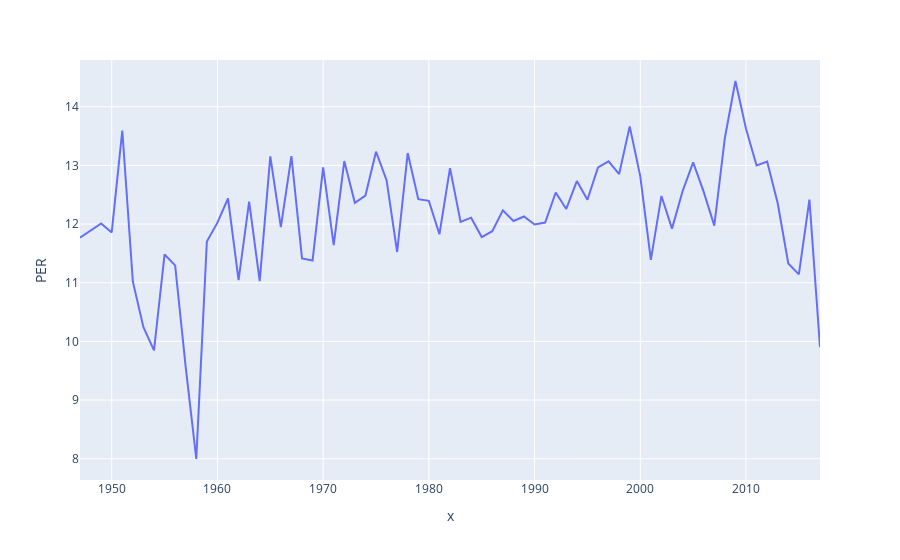

Here is the notebook cell this chart was saved with:
### Code cell
y= df.groupby(['year_start']).mean()
fig = px.line(y, x = y.index, y='PER')
fig.show()

### Figure 1 — Plotly figure (JSON) as saved in the notebook; plotly's stock layout.template omitted (floating-point values rounded to 4 significant figures)
{"data": [{"hoverlabel": {"namelength": 0}, "hovertemplate": "x=%{x}<br>PER=%{y}", "legendgroup": "", "line": {"color": "#636efa", "dash": "solid"}, "mode": "lines", "name": "", "showlegend": false, "type": "scatter", "x": [1947, 1948, 1949, 1950, 1951, 1952, 1953, 1954, 1955, 1956, 1957, 1958, 1959, 1960, 1961, 1962, 1963, 1964, 1965, 1966, 1967, 1968, 1969, 1970, 1971, 1972, 1973, 1974, 1975, 1976, 1977, 1978, 1979, 1980, 1981, 1982, 1983, 1984, 1985, 1986, 1987, 1988, 1989, 1990, 1991, 1992, 1993, 1994, 1995, 1996, 1997, 1998, 1999, 2000, 2001, 2002, 2003, 2004, 2005, 2006, 2007, 2008, 2009, 2010, 2011, 2012, 2013, 2014, 2015, 2016, 2017], "xaxis": "x", "y": [11.77, 11.89, 12.01, 11.86, 13.59, 11.02, 10.24, 9.847, 11.48, 11.29, 9.56, 7.996, 11.7, 12.02, 12.44, 11.04, 12.38, 11.03, 13.15, 11.95, 13.16, 11.42, 11.38, 12.97, 11.64, 13.07, 12.36, 12.49, 13.23, 12.75, 11.52, 13.21, 12.42, 12.4, 11.83, 12.95, 12.04, 12.11, 11.78, 11.88, 12.23, 12.05, 12.13, 11.99, 12.03, 12.54, 12.26, 12.73, 12.41, 12.97, 13.07, 12.85, 13.66, 12.81, 11.39, 12.48, 11.92, 12.56, 13.05, 12.55, 11.97, 13.47, 14.44, 13.62, 13.0, 13.06, 12.35, 11.33, 11.14, 12.42, 9.9], "yaxis": "y"}], "layout": {"legend": {"tracegroupgap": 0}, "margin": {"t": 60}, "xaxis": {"anchor": "y", "domain": [0, 1], "title": {"text": "x"}}, "yaxis": {"anchor": "x", "domain": [0, 1], "title": {"text": "PER"}}}}
